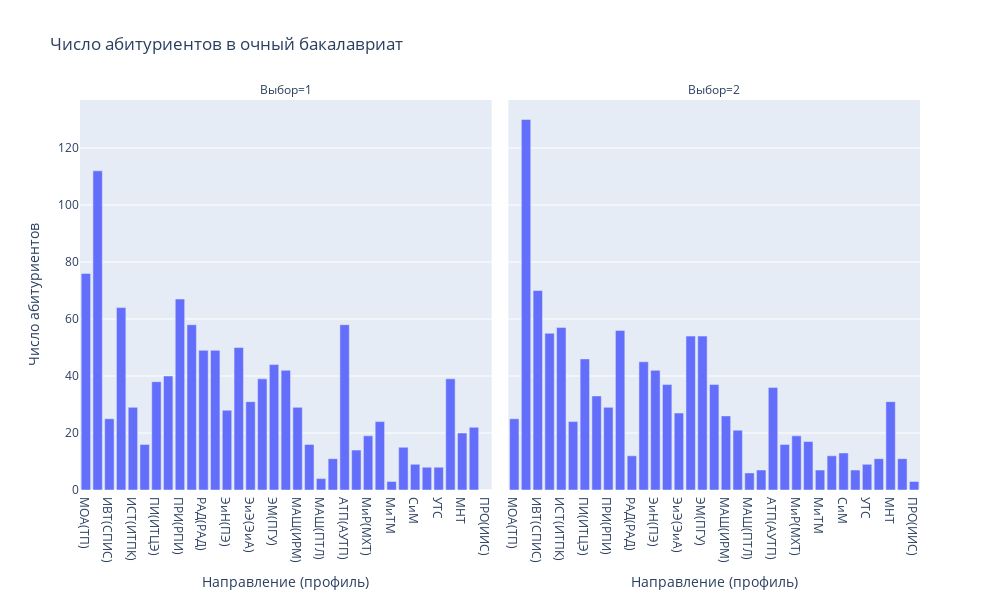

This figure's notebook cell:
### Code cell
px.bar(
    data_long.query('profile_rank < 3'), y='count', x='profile_name', facet_col='profile_rank', barmode='group', 
    width=1000, height=600, 
    labels={'profile_name': 'Направление (профиль)', 
            'count': 'Число абитуриентов', 'profile_rank': 'Выбор'},
    title='Число абитуриентов в очный бакалавриат',
)

### Figure 1 — Plotly figure (JSON) as saved in the notebook; plotly's stock layout.template omitted (floating-point values rounded to 4 significant figures)
{"data": [{"alignmentgroup": "True", "hovertemplate": "Выбор=1<br>Направление (профиль)=%{x}<br>Число абитуриентов=%{y}<extra></extra>", "legendgroup": "", "marker": {"color": "#636efa", "pattern": {"shape": ""}}, "name": "", "offsetgroup": "", "orientation": "v", "showlegend": false, "textposition": "auto", "type": "bar", "x": ["МОА(ТП)", "ИВТ(ПО)", "ИВТ(СПИС)", "ИСТ(ИСТД)", "ИСТ(ИТПК)", "ИСТ(САПР)", "ПИ(ИТЦЭ)", "ПИ(КИС)", "ПРИ(РПИ)", "ИБ(ОТЗИ)", "РАД(РАД)", "ЭиН(МТЭ)", "ЭиН(ПЭ)", "ТИТ", "ЭиЭ(ЭиА)", "ЭМ(ДВС)", "ЭМ(ПГУ)", "ЭМ(ТТНиН)", "МАШ(ИРМ)", "МАШ(ОТСП)", "МАШ(ПТЛ)", "ТМО(ОИПМФО)", "АТП(АУТП)", "КТО(ТМ)", "МиР(МХТ)", "ТБ(БТП)", "МиТМ", "ТТП", "СиМ", "УК", "УТС", "ЭК", "МНТ", "БИ(ЦЭ)", "ПРО(ИИС)"], "xaxis": "x", "y": [76, 112, 25, 64, 29, 16, 38, 40, 67, 58, 49, 49, 28, 50, 31, 39, 44, 42, 29, 16, 4, 11, 58, 14, 19, 24, 3, 15, 9, 8, 8, 39, 20, 22, 0], "yaxis": "y"}, {"alignmentgroup": "True", "hovertemplate": "Выбор=2<br>Направление (профиль)=%{x}<br>Число абитуриентов=%{y}<extra></extra>", "legendgroup": "", "marker": {"color": "#636efa", "pattern": {"shape": ""}}, "name": "", "offsetgroup": "", "orientation": "v", "showlegend": false, "textposition": "auto", "type": "bar", "x": ["МОА(ТП)", "ИВТ(ПО)", "ИВТ(СПИС)", "ИСТ(ИСТД)", "ИСТ(ИТПК)", "ИСТ(САПР)", "ПИ(ИТЦЭ)", "ПИ(КИС)", "ПРИ(РПИ)", "ИБ(ОТЗИ)", "РАД(РАД)", "ЭиН(МТЭ)", "ЭиН(ПЭ)", "ТИТ", "ЭиЭ(ЭиА)", "ЭМ(ДВС)", "ЭМ(ПГУ)", "ЭМ(ТТНиН)", "МАШ(ИРМ)", "МАШ(ОТСП)", "МАШ(ПТЛ)", "ТМО(ОИПМФО)", "АТП(АУТП)", "КТО(ТМ)", "МиР(МХТ)", "ТБ(БТП)", "МиТМ", "ТТП", "СиМ", "УК", "УТС", "ЭК", "МНТ", "БИ(ЦЭ)", "ПРО(ИИС)"], "xaxis": "x2", "y": [25, 130, 70, 55, 57, 24, 46, 33, 29, 56, 12, 45, 42, 37, 27, 54, 54, 37, 26, 21, 6, 7, 36, 16, 19, 17, 7, 12, 13, 7, 9, 11, 31, 11, 3], "yaxis": "y2"}], "layout": {"annotations": [{"font": {}, "showarrow": false, "text": "Выбор=1", "x": 0.245, "xanchor": "center", "xref": "paper", "y": 1, "yanchor": "bottom", "yref": "paper"}, {"font": {}, "showarrow": false, "text": "Выбор=2", "x": 0.755, "xanchor": "center", "xref": "paper", "y": 1, "yanchor": "bottom", "yref": "paper"}], "barmode": "group", "height": 600, "legend": {"tracegroupgap": 0}, "title": {"text": "Число абитуриентов в очный бакалавриат"}, "width": 1000, "xaxis": {"anchor": "y", "autorange": true, "domain": [0, 0.49], "range": [-0.5, 34.5], "title": {"text": "Направление (профиль)"}, "type": "category"}, "xaxis2": {"anchor": "y2", "autorange": true, "domain": [0.51, 1], "matches": "x", "range": [-0.5, 34.5], "title": {"text": "Направление (профиль)"}, "type": "category"}, "yaxis": {"anchor": "x", "autorange": true, "domain": [0, 1], "range": [0, 136.8], "title": {"text": "Число абитуриентов"}, "type": "linear"}, "yaxis2": {"anchor": "x2", "autorange": true, "domain": [0, 1], "matches": "y", "range": [0, 136.8], "showticklabels": false, "type": "linear"}}}
